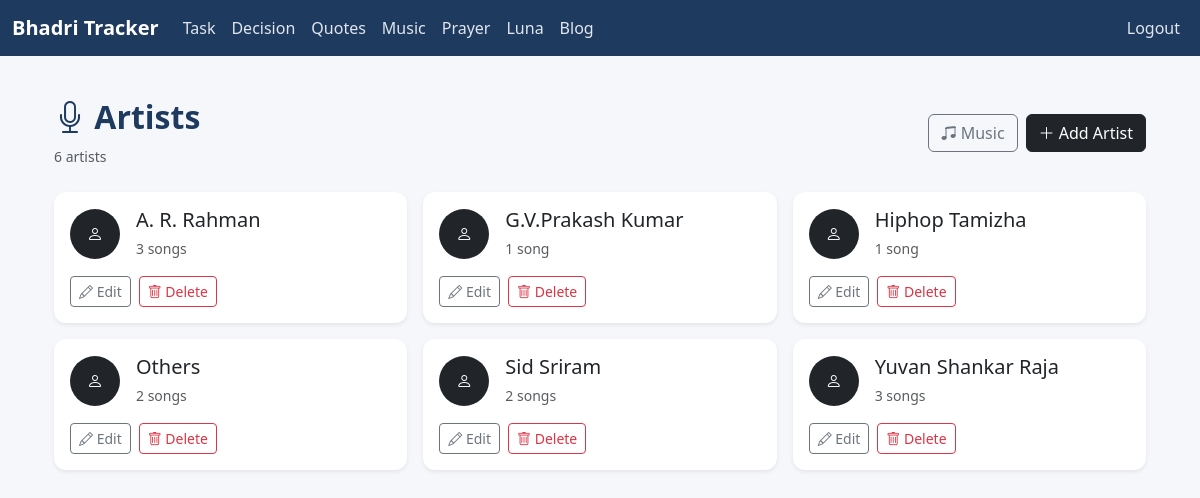
Screenshot of /music/artists/ (signed in) with the database file from the repository.
### music/models.py (models this page shows, shortened)
class Artist(models.Model):
    name = models.CharField(max_length=150, unique=True)
    description = models.TextField(blank=True)
    created_at = models.DateTimeField(auto_now_add=True)
    class Meta:
        ordering = ["name"]

### music/views.py (the view)
# urls.py: path("artists/", views.artist_list, name="artist_list"),
@login_required
def artist_list(request):
    artists = Artist.objects.all()
    return render(
        request,
        "music/artist_list.html",
        {
            "artists": artists,
        }
    )

### tracker/context_processors.py (called while the page is built)
def active_notifications(request):
    today = timezone.localdate()
    notifications = Notification.objects.filter(
        is_completed=False,
        date__gte=today,
        date__lte=today + timedelta(days=7)
    ).order_by('date')
    return {
        'active_notifications': notifications
    }

### templates/music/artist_list.html (shortened to what this page needs)
{% extends "base.html" %}
{% block content %}
<div class="container py-4">
    <div class="d-flex justify-content-between align-items-center mb-4">
        <div>
            <h2>
                <i class="bi bi-mic"></i>
                Artists
            </h2>
            <small class="text-muted">
                {{ artists|length }} artist{{ artists|length|pluralize }}
            </small>
        </div>
        <div class="d-flex gap-2">
            <a href="{% url 'music:music_list' %}"
               class="btn btn-outline-secondary">
                <i class="bi bi-music-note-beamed"></i>
                Music
            </a>
            <a href="{% url 'music:artist_create' %}"
               class="btn btn-dark">
                <i class="bi bi-plus-lg"></i>
                Add Artist
            </a>
        </div>
    </div>
    {% if artists %}
        <div class="row g-3">
            {% for artist in artists %}
                <div class="col-md-6 col-lg-4">
                    <div class="card border-0 shadow-sm h-100">
                        <div class="card-body">
                            <div class="d-flex align-items-center gap-3">
                                <div class="rounded-circle bg-dark text-white
                                            d-flex align-items-center justify-content-center"
                                     style="width:50px;height:50px;">
                                    <i class="bi bi-person"></i>
                                </div>
                                <div class="flex-grow-1">
                                    <h5 class="mb-1">
                                        {{ artist.name }}
                                    </h5>
                                    <small class="text-muted">
                                        {{ artist.songs.count }}
                                        song{{ artist.songs.count|pluralize }}
                                    </small>
                                </div>
                            </div>
                            <div class="d-flex gap-2 mt-3">
                                <a href="{% url 'music:artist_update' artist.id %}"
                                   class="btn btn-sm btn-outline-secondary">
                                    <i class="bi bi-pencil"></i>
                                    Edit
                                </a>
                                <a href="{% url 'music:artist_delete' artist.id %}"
                                   class="btn btn-sm btn-outline-danger">
                                    <i class="bi bi-trash"></i>
                                    Delete
                                </a>
                            </div>
                        </div>
                    </div>
                </div>
            {% endfor %}
        </div>
    {% endif %}
</div>
{% endblock %}

### static/css/base.css (style rules this page uses)
body { padding: 0 0px; padding-top: 50px; background-color: #f5f7fa; color: #212529; }
h1, h2, h3 { color: #1f3a5f; font-weight: 600; }
.card { border-radius: 12px; box-shadow: 0 4px 12px rgba(0,0,0,0.05); }

### rows the page displays
Artist: name "A. R. Rahman", songs.count "3"
Artist: name "G.V.Prakash Kumar", songs.count "1"
Artist: name "Hiphop Tamizha", songs.count "1"
Artist: name "Others", songs.count "2"
Artist: name "Sid Sriram", songs.count "2"
Artist: name "Yuvan Shankar Raja", songs.count "3"

### other values shown
{{ artists|length }} "6"
